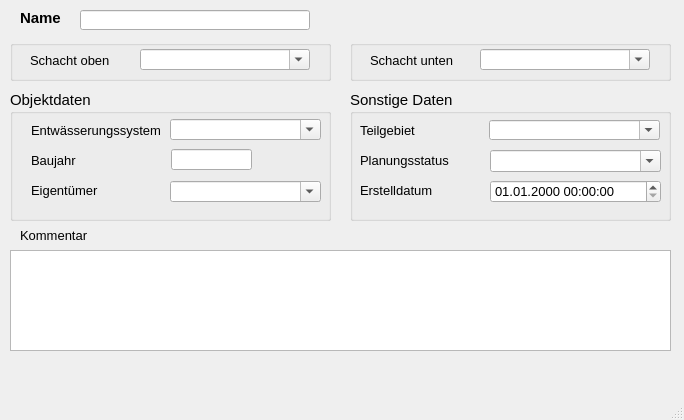
<?xml version="1.0" encoding="UTF-8"?>
<ui version="4.0">
 <class>MainWindow</class>
 <widget class="QMainWindow" name="MainWindow">
  <property name="geometry">
   <rect>
    <x>0</x>
    <y>0</y>
    <width>684</width>
    <height>420</height>
   </rect>
  </property>
  <property name="minimumSize">
   <size>
    <width>680</width>
    <height>420</height>
   </size>
  </property>
  <property name="font">
   <font>
    <family>Tahoma</family>
    <pointsize>10</pointsize>
   </font>
  </property>
  <property name="windowTitle">
   <string>Pumpe</string>
  </property>
  <widget class="QWidget" name="centralwidget">
   <widget class="QGroupBox" name="groupBox_3">
    <property name="geometry">
     <rect>
      <x>350</x>
      <y>90</y>
      <width>321</width>
      <height>131</height>
     </rect>
    </property>
    <property name="font">
     <font>
      <family>Tahoma</family>
      <pointsize>11</pointsize>
     </font>
    </property>
    <property name="title">
     <string>Sonstige Daten</string>
    </property>
    <widget class="QComboBox" name="teilgebiet">
     <property name="geometry">
      <rect>
       <x>139</x>
       <y>30</y>
       <width>171</width>
       <height>20</height>
      </rect>
     </property>
     <property name="font">
      <font>
       <family>Tahoma</family>
       <pointsize>10</pointsize>
      </font>
     </property>
     <property name="toolTip">
      <string>&lt;html&gt;&lt;head/&gt;&lt;body&gt;&lt;p&gt;Zuordnung zu definiertem Teilgebiet&lt;/p&gt;&lt;/body&gt;&lt;/html&gt;</string>
     </property>
     <property name="statusTip">
      <string>Zuordnung zu definiertem Teilgebiet</string>
     </property>
     <property name="editable">
      <bool>true</bool>
     </property>
    </widget>
    <widget class="QLabel" name="label_11">
     <property name="geometry">
      <rect>
       <x>10</x>
       <y>30</y>
       <width>71</width>
       <height>20</height>
      </rect>
     </property>
     <property name="font">
      <font>
       <family>Tahoma</family>
       <pointsize>10</pointsize>
      </font>
     </property>
     <property name="text">
      <string>Teilgebiet</string>
     </property>
     <property name="buddy">
      <cstring>simstatus</cstring>
     </property>
    </widget>
    <widget class="QComboBox" name="simstatus">
     <property name="geometry">
      <rect>
       <x>140</x>
       <y>60</y>
       <width>171</width>
       <height>22</height>
      </rect>
     </property>
     <property name="font">
      <font>
       <family>Tahoma</family>
       <pointsize>10</pointsize>
      </font>
     </property>
     <property name="toolTip">
      <string>&lt;html&gt;&lt;head/&gt;&lt;body&gt;&lt;p&gt;&lt;span style=&quot; font-family:'Calibri','sans-serif';&quot;&gt;aktueller Status (z.B. vorhanden, in Planung etc.)&lt;/span&gt;&lt;/p&gt;&lt;/body&gt;&lt;/html&gt;</string>
     </property>
     <property name="statusTip">
      <string>aktueller Status (z.B. vorhanden, in Planung etc.)</string>
     </property>
     <property name="editable">
      <bool>true</bool>
     </property>
    </widget>
    <widget class="QgsDateTimeEdit" name="createdat">
     <property name="geometry">
      <rect>
       <x>140</x>
       <y>90</y>
       <width>171</width>
       <height>23</height>
      </rect>
     </property>
     <property name="font">
      <font>
       <family>Tahoma</family>
       <pointsize>10</pointsize>
      </font>
     </property>
     <property name="toolTip">
      <string>&lt;html&gt;&lt;head/&gt;&lt;body&gt;&lt;p&gt;Erstelldatum&lt;/p&gt;&lt;/body&gt;&lt;/html&gt;</string>
     </property>
     <property name="statusTip">
      <string>Erstelldatum</string>
     </property>
     <property name="currentSection">
      <enum>QDateTimeEdit::DaySection</enum>
     </property>
     <property name="displayFormat">
      <string>dd.MM.yyyy HH:mm:ss</string>
     </property>
    </widget>
    <widget class="QLabel" name="label_10">
     <property name="geometry">
      <rect>
       <x>10</x>
       <y>60</y>
       <width>111</width>
       <height>21</height>
      </rect>
     </property>
     <property name="font">
      <font>
       <family>Tahoma</family>
       <pointsize>10</pointsize>
      </font>
     </property>
     <property name="text">
      <string>Planungsstatus</string>
     </property>
     <property name="buddy">
      <cstring>simstatus</cstring>
     </property>
    </widget>
    <widget class="QLabel" name="label_71">
     <property name="geometry">
      <rect>
       <x>10</x>
       <y>90</y>
       <width>151</width>
       <height>21</height>
      </rect>
     </property>
     <property name="font">
      <font>
       <family>Tahoma</family>
       <pointsize>10</pointsize>
      </font>
     </property>
     <property name="text">
      <string>Erstelldatum</string>
     </property>
    </widget>
   </widget>
   <widget class="QTextEdit" name="kommentar">
    <property name="geometry">
     <rect>
      <x>10</x>
      <y>250</y>
      <width>661</width>
      <height>101</height>
     </rect>
    </property>
    <property name="font">
     <font>
      <family>Tahoma</family>
      <pointsize>10</pointsize>
     </font>
    </property>
    <property name="toolTip">
     <string>&lt;html&gt;&lt;head/&gt;&lt;body&gt;&lt;p&gt;Platz für zusätzliche Kommentare&lt;/p&gt;&lt;/body&gt;&lt;/html&gt;</string>
    </property>
    <property name="statusTip">
     <string>Platz für zusätzliche Kommentare</string>
    </property>
   </widget>
   <widget class="QLabel" name="label">
    <property name="geometry">
     <rect>
      <x>20</x>
      <y>10</y>
      <width>60</width>
      <height>16</height>
     </rect>
    </property>
    <property name="font">
     <font>
      <family>Tahoma</family>
      <pointsize>11</pointsize>
      <weight>75</weight>
      <bold>true</bold>
     </font>
    </property>
    <property name="text">
     <string>Name</string>
    </property>
   </widget>
   <widget class="QGroupBox" name="groupBox_2">
    <property name="geometry">
     <rect>
      <x>10</x>
      <y>90</y>
      <width>321</width>
      <height>131</height>
     </rect>
    </property>
    <property name="font">
     <font>
      <family>Tahoma</family>
      <pointsize>11</pointsize>
     </font>
    </property>
    <property name="title">
     <string>Objektdaten</string>
    </property>
    <widget class="QLabel" name="label_19">
     <property name="geometry">
      <rect>
       <x>21</x>
       <y>90</y>
       <width>90</width>
       <height>21</height>
      </rect>
     </property>
     <property name="font">
      <font>
       <family>Tahoma</family>
       <pointsize>10</pointsize>
      </font>
     </property>
     <property name="text">
      <string>Eigentümer</string>
     </property>
    </widget>
    <widget class="QLabel" name="label_51">
     <property name="geometry">
      <rect>
       <x>21</x>
       <y>30</y>
       <width>151</width>
       <height>21</height>
      </rect>
     </property>
     <property name="font">
      <font>
       <family>Tahoma</family>
       <pointsize>10</pointsize>
      </font>
     </property>
     <property name="text">
      <string>Entwässerungssystem</string>
     </property>
    </widget>
    <widget class="QComboBox" name="entwart">
     <property name="geometry">
      <rect>
       <x>160</x>
       <y>29</y>
       <width>151</width>
       <height>21</height>
      </rect>
     </property>
     <property name="font">
      <font>
       <family>Tahoma</family>
       <pointsize>10</pointsize>
      </font>
     </property>
     <property name="toolTip">
      <string>&lt;html&gt;&lt;head/&gt;&lt;body&gt;&lt;p&gt;vorh. Entwässerungssystem (z.B. Mischwasser, Regenwasser etc.)&lt;/p&gt;&lt;/body&gt;&lt;/html&gt;</string>
     </property>
     <property name="statusTip">
      <string>vorh. Entwässerungssystem (z.B. Mischwasser, Regenwasser etc.)</string>
     </property>
     <property name="editable">
      <bool>true</bool>
     </property>
    </widget>
    <widget class="QLineEdit" name="baujahr">
     <property name="geometry">
      <rect>
       <x>161</x>
       <y>59</y>
       <width>81</width>
       <height>21</height>
      </rect>
     </property>
     <property name="toolTip">
      <string/>
     </property>
     <property name="statusTip">
      <string/>
     </property>
    </widget>
    <widget class="QLabel" name="label_18">
     <property name="geometry">
      <rect>
       <x>21</x>
       <y>60</y>
       <width>101</width>
       <height>21</height>
      </rect>
     </property>
     <property name="font">
      <font>
       <family>Tahoma</family>
       <pointsize>10</pointsize>
      </font>
     </property>
     <property name="text">
      <string>Baujahr</string>
     </property>
    </widget>
    <widget class="QComboBox" name="simstatus_2">
     <property name="geometry">
      <rect>
       <x>160</x>
       <y>91</y>
       <width>151</width>
       <height>21</height>
      </rect>
     </property>
     <property name="font">
      <font>
       <family>Tahoma</family>
       <pointsize>10</pointsize>
      </font>
     </property>
     <property name="toolTip">
      <string/>
     </property>
     <property name="statusTip">
      <string/>
     </property>
     <property name="editable">
      <bool>true</bool>
     </property>
    </widget>
   </widget>
   <widget class="QLineEdit" name="haltnam">
    <property name="geometry">
     <rect>
      <x>80</x>
      <y>10</y>
      <width>230</width>
      <height>20</height>
     </rect>
    </property>
    <property name="toolTip">
     <string>&lt;html&gt;&lt;head/&gt;&lt;body&gt;&lt;p&gt;Eindeutige Bezeichnung&lt;/p&gt;&lt;/body&gt;&lt;/html&gt;</string>
    </property>
    <property name="statusTip">
     <string>Eindeutige Bezeichnung</string>
    </property>
   </widget>
   <widget class="QLabel" name="label_22">
    <property name="geometry">
     <rect>
      <x>20</x>
      <y>225</y>
      <width>81</width>
      <height>21</height>
     </rect>
    </property>
    <property name="font">
     <font>
      <family>Tahoma</family>
      <pointsize>10</pointsize>
     </font>
    </property>
    <property name="text">
     <string>Kommentar</string>
    </property>
   </widget>
   <widget class="QGroupBox" name="groupBox_4">
    <property name="geometry">
     <rect>
      <x>350</x>
      <y>40</y>
      <width>321</width>
      <height>41</height>
     </rect>
    </property>
    <property name="font">
     <font>
      <family>Tahoma</family>
      <pointsize>11</pointsize>
     </font>
    </property>
    <property name="title">
     <string/>
    </property>
    <widget class="QLabel" name="label_9">
     <property name="geometry">
      <rect>
       <x>20</x>
       <y>10</y>
       <width>91</width>
       <height>21</height>
      </rect>
     </property>
     <property name="font">
      <font>
       <family>Tahoma</family>
       <pointsize>10</pointsize>
      </font>
     </property>
     <property name="text">
      <string>Schacht unten</string>
     </property>
    </widget>
    <widget class="QComboBox" name="schunten">
     <property name="geometry">
      <rect>
       <x>130</x>
       <y>9</y>
       <width>170</width>
       <height>21</height>
      </rect>
     </property>
     <property name="font">
      <font>
       <family>Tahoma</family>
       <pointsize>10</pointsize>
      </font>
     </property>
     <property name="toolTip">
      <string>&lt;html&gt;&lt;head/&gt;&lt;body&gt;&lt;p&gt;&lt;span style=&quot; font-family:'Calibri','sans-serif';&quot;&gt;Name des unteren Schachts&lt;/span&gt;&lt;/p&gt;&lt;/body&gt;&lt;/html&gt;</string>
     </property>
     <property name="statusTip">
      <string>Name des unteren Schachts</string>
     </property>
     <property name="editable">
      <bool>true</bool>
     </property>
    </widget>
   </widget>
   <widget class="QGroupBox" name="groupBox">
    <property name="geometry">
     <rect>
      <x>10</x>
      <y>40</y>
      <width>321</width>
      <height>41</height>
     </rect>
    </property>
    <property name="font">
     <font>
      <family>Tahoma</family>
      <pointsize>11</pointsize>
     </font>
    </property>
    <property name="title">
     <string/>
    </property>
    <widget class="QLabel" name="label_3">
     <property name="geometry">
      <rect>
       <x>20</x>
       <y>10</y>
       <width>91</width>
       <height>21</height>
      </rect>
     </property>
     <property name="font">
      <font>
       <family>Tahoma</family>
       <pointsize>10</pointsize>
      </font>
     </property>
     <property name="text">
      <string>Schacht oben</string>
     </property>
    </widget>
    <widget class="QComboBox" name="schoben">
     <property name="geometry">
      <rect>
       <x>130</x>
       <y>9</y>
       <width>170</width>
       <height>21</height>
      </rect>
     </property>
     <property name="font">
      <font>
       <family>Tahoma</family>
       <pointsize>10</pointsize>
      </font>
     </property>
     <property name="toolTip">
      <string>&lt;html&gt;&lt;head/&gt;&lt;body&gt;&lt;p&gt;&lt;span style=&quot; font-family:'Calibri','sans-serif';&quot;&gt;Name des oberen Schachts&lt;/span&gt;&lt;/p&gt;&lt;/body&gt;&lt;/html&gt;</string>
     </property>
     <property name="statusTip">
      <string>Name des oberen Schachts</string>
     </property>
     <property name="editable">
      <bool>true</bool>
     </property>
    </widget>
   </widget>
  </widget>
  <widget class="QMenuBar" name="menubar">
   <property name="geometry">
    <rect>
     <x>0</x>
     <y>0</y>
     <width>684</width>
     <height>22</height>
    </rect>
   </property>
  </widget>
  <widget class="QStatusBar" name="statusbar"/>
 </widget>
 <customwidgets>
  <customwidget>
   <class>QgsDateTimeEdit</class>
   <extends>QDateTimeEdit</extends>
   <header>qgsdatetimeedit.h</header>
  </customwidget>
 </customwidgets>
 <resources/>
 <connections/>
</ui>
